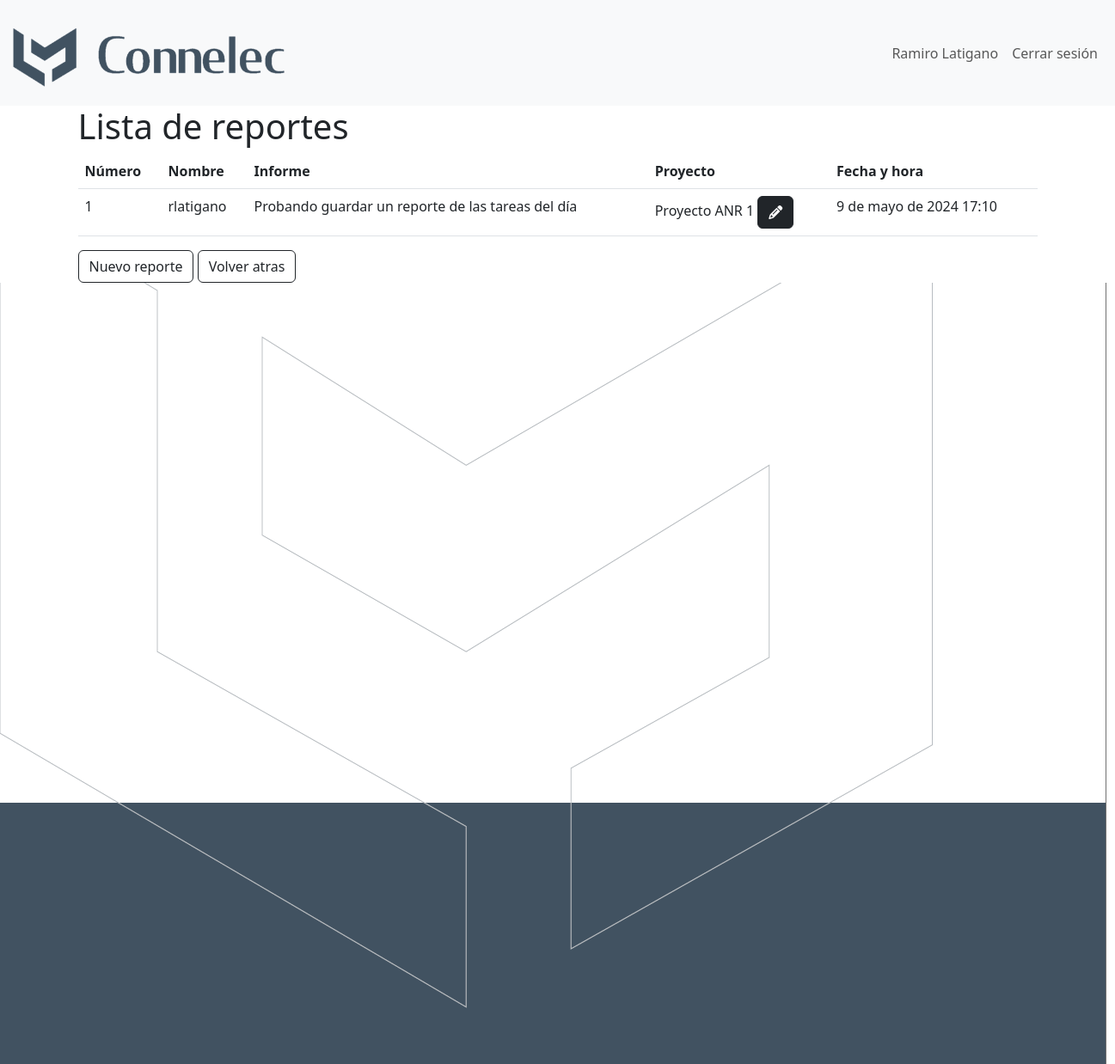
The app's page /asistencias/verReportes (signed in), older data.
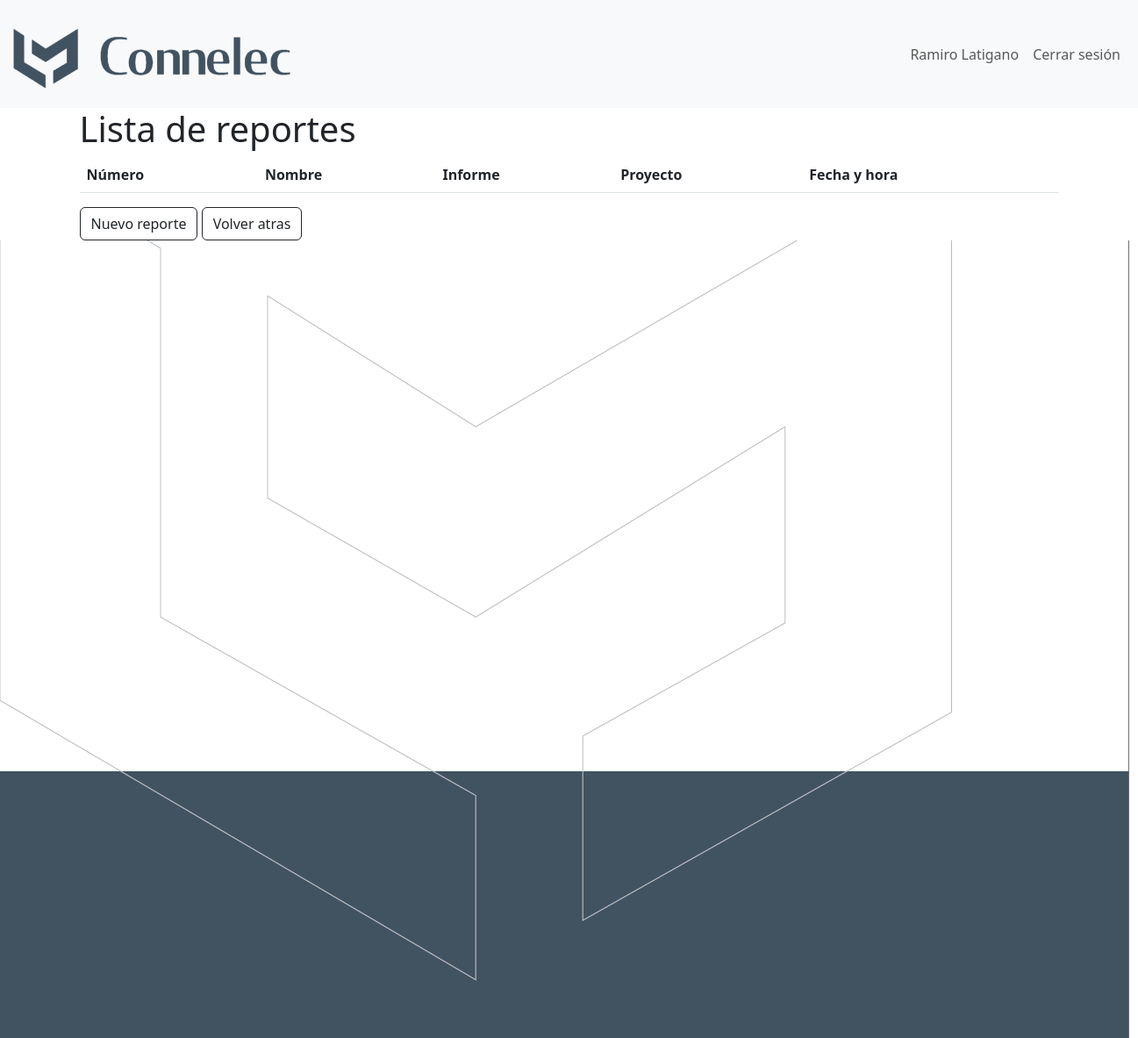
The same page, newer data.
### asistencias/models.py (models this page shows, shortened)
class Reporte(models.Model):
    usuario = models.ForeignKey(
        settings.AUTH_USER_MODEL, on_delete=models.CASCADE)
    fecha = models.DateField()
    hora = models.TimeField()
    proyecto = models.ForeignKey(
        Proyectos, on_delete=models.CASCADE, default=None, blank=True, null=True)
    informe = models.CharField(max_length=1000)

class User(AbstractUser):
    image = models.ImageField(upload_to=profile_picture_path, blank=True)
    birthday = models.DateField(null=True, blank=True)

### proyectos/models.py (models this page shows, shortened)
class Proyectos(models.Model):
    nombre = models.CharField(max_length=100)
    cliente = models.ForeignKey("clientes.Cliente", on_delete=models.CASCADE, default=None, blank=True)
    descripcion = models.TextField(max_length=500, blank=True)
    n_expediente = models.CharField(max_length=100, blank=True, default=None, null=True)
    fecha_creacion = models.DateTimeField(auto_now_add=True)
    fecha_actualizacion = models.DateTimeField(auto_now=True)
    def __str__(self):
        return self.nombre

### asistencias/views.py (the view)
# urls.py: path('verReportes', ver_reportes, name='verReportes'),
def ver_reportes(request):
    if request.user.is_authenticated:
        usuario = User.objects.get(username=request.user).get_full_name()
        reportes = Reporte.objects.all()
        data = {
            'usuario': usuario,
            'reportes': reportes
        }
    return render(request, 'asistencias/ver_reportes.html', data)

### core/templates/asistencias/ver_reportes.html (shortened to what this page needs)
{% extends 'core/base.html' %}
{% load static %}
    {% block content %}
    <div class="container">
        <h1>Lista de reportes</h1>
        <div>
            <table id="tabla_reportes" class="table table-hover">
                <thead>
                    <tr>
                        <th class="centered">Número</th>
                        <th class="centered">Nombre</th>
                        <th class="centered">Informe</th>
                        <th class="centered">Proyecto</th>
                        <th class="centered">Fecha y hora</th>
                    </tr>
                </thead>
                <tbody id="tabla_reportes">
                    {% for r in reportes %}
                        <tr>
                            <td>{{r.id}}</td>
                            <td>{{r.usuario}}</td>
                            <td>{{r.informe}}</td>
                            <td>
                                {% if r.proyecto == None %}
                                    <p>Ninguno</p>
                                {% else %}
                                    {{r.proyecto}}
                                {% endif %}
                                <button type="button" id="editarReporte" class="btn btn-dark btn-xs" data-bs-toggle="modal" data-bs-target="#editarReporteModal" data-bs-whatever="{{r.id}}" onclick="showEditarReporteModal(this)"><i class="fa-solid fa-pencil sm"></i></button>
                            </td>
                            <td>{{r.fecha}} {{r.hora}}</td>
                        </tr>
                    {% endfor %}
                </tbody>
            </table>
        </div>
        <a href="nuevoReporte"><button type="button" class="btn btn-outline-dark">Nuevo reporte</button></a>
        <a href="/asistencias/reportes"><button type="button" class="btn btn-outline-dark">Volver atras</button></a>
    </div>
    {% endblock %}

Row changes from the older to the newer data that the page shows:
removed Reporte: id "1", usuario "rlatigano", informe "Probando guardar un reporte de las tareas del día", proyecto "Proyecto ANR 1", fecha "9 de mayo de 2024", hora "17:10"
